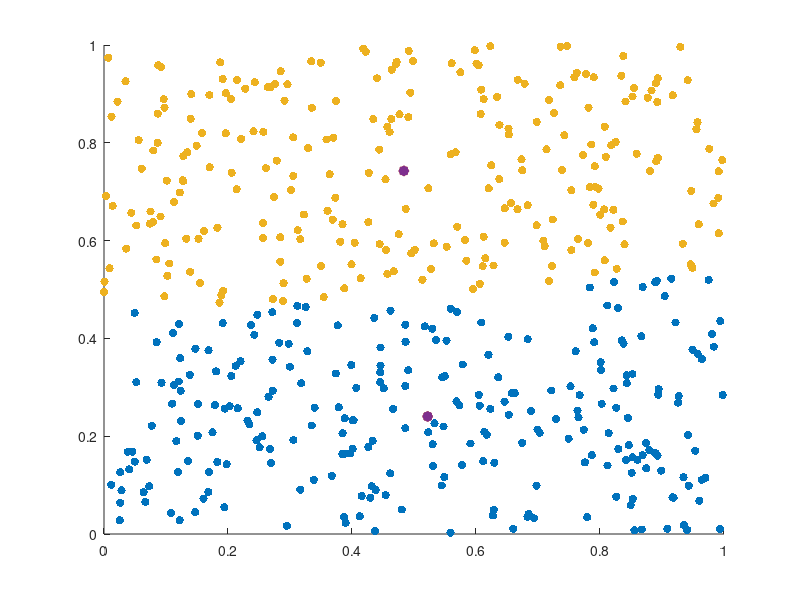

MATLAB code to generate this figure:
clc
clear all
close all

D = rand(500, 2); % 500 samples with 2 features

% the number of clusters
k = 2;       

% Initialization the centroid
% To initialize 'u', the element of input data D is randomly selected.
random = randperm(length(D),k);
u = D(random ,:);

% Start learning
% z == The number of iterations
for z = 1:15
    % Create the set of clusters
    % Maximum storage memory allocation
    C = cell(k,1);
    for j = 1:length(D)
        % Calculate the distance (euclidean distance)
        for i = 1:k
            dist(i,1) = norm(D(j,:)-u(i,:));
        end
        % Assign each observation to the cluster with the nearest mean
        % Assign data that most closely resembles a center point as a center point cluster
        arg = find(dist==min(dist));
        C{arg}(end+1,:) = D(j,:);
    end
    
   % Update
    for i = 1:k
        % Clustered cluster elements
        cluster = C{i};
        % Overall mean value
        cluster = sum(cluster) ./ sum(cluster~=0,1);
        try
            % Once the iteration is complete, based on this, 
            % modify the central axis uk of C through the average of the elements.
            u(i,:) = cluster;
        catch
            fprintf("Update error is occured\n")
        end
    end
    
    % plot
    % Checking cluster results in real time
    cla; 
    hold on;
    for i = 1: k
        cluster = C{i};
        try
            scatter(cluster(:,1),cluster(:,2),'filled') % cluster data
            scatter(u(:,1),u(:,2),'*r','LineWidth',5) % centroid
        catch
            fprintf("Plot error is occured\n")
        end
    end
    pause(0.5)  
end